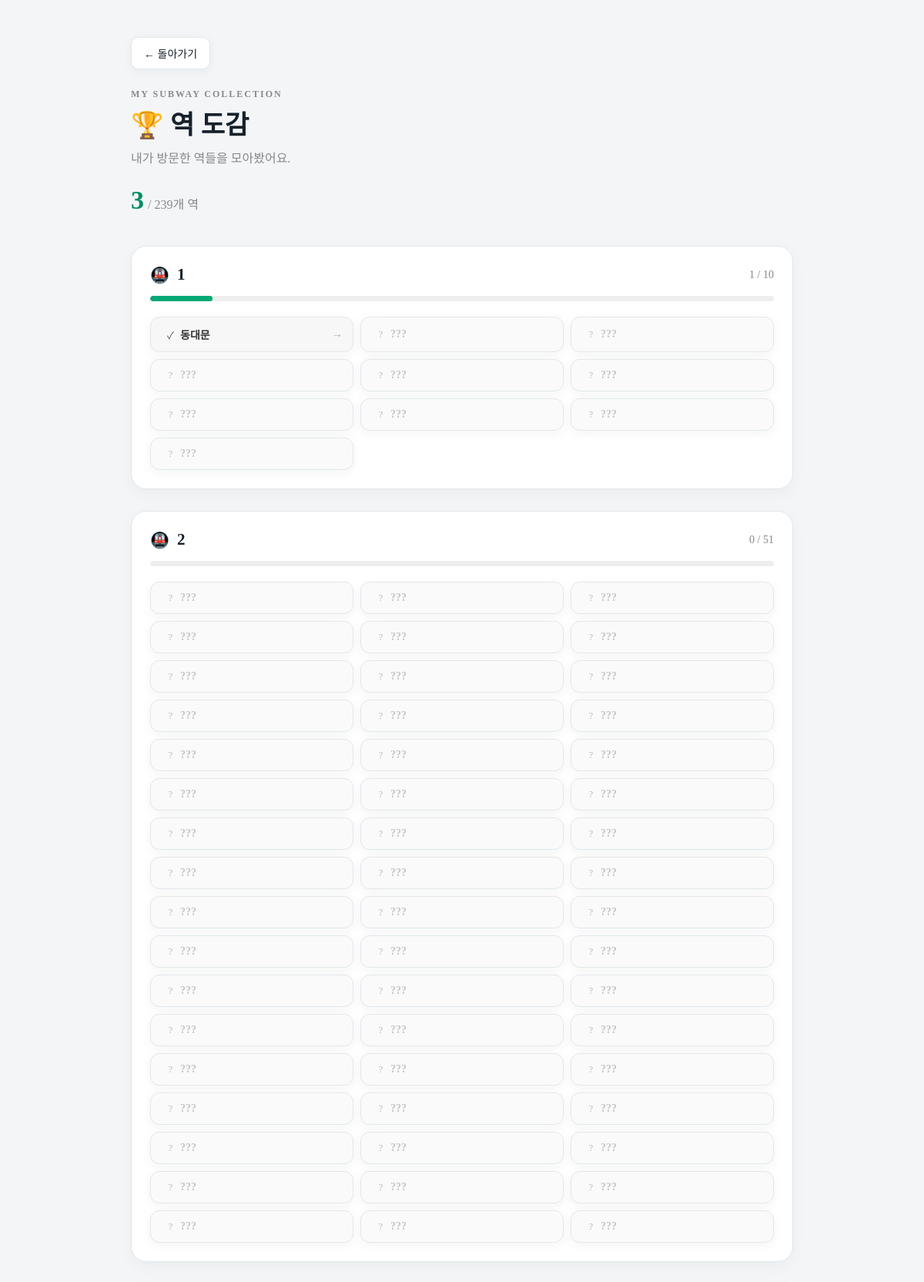
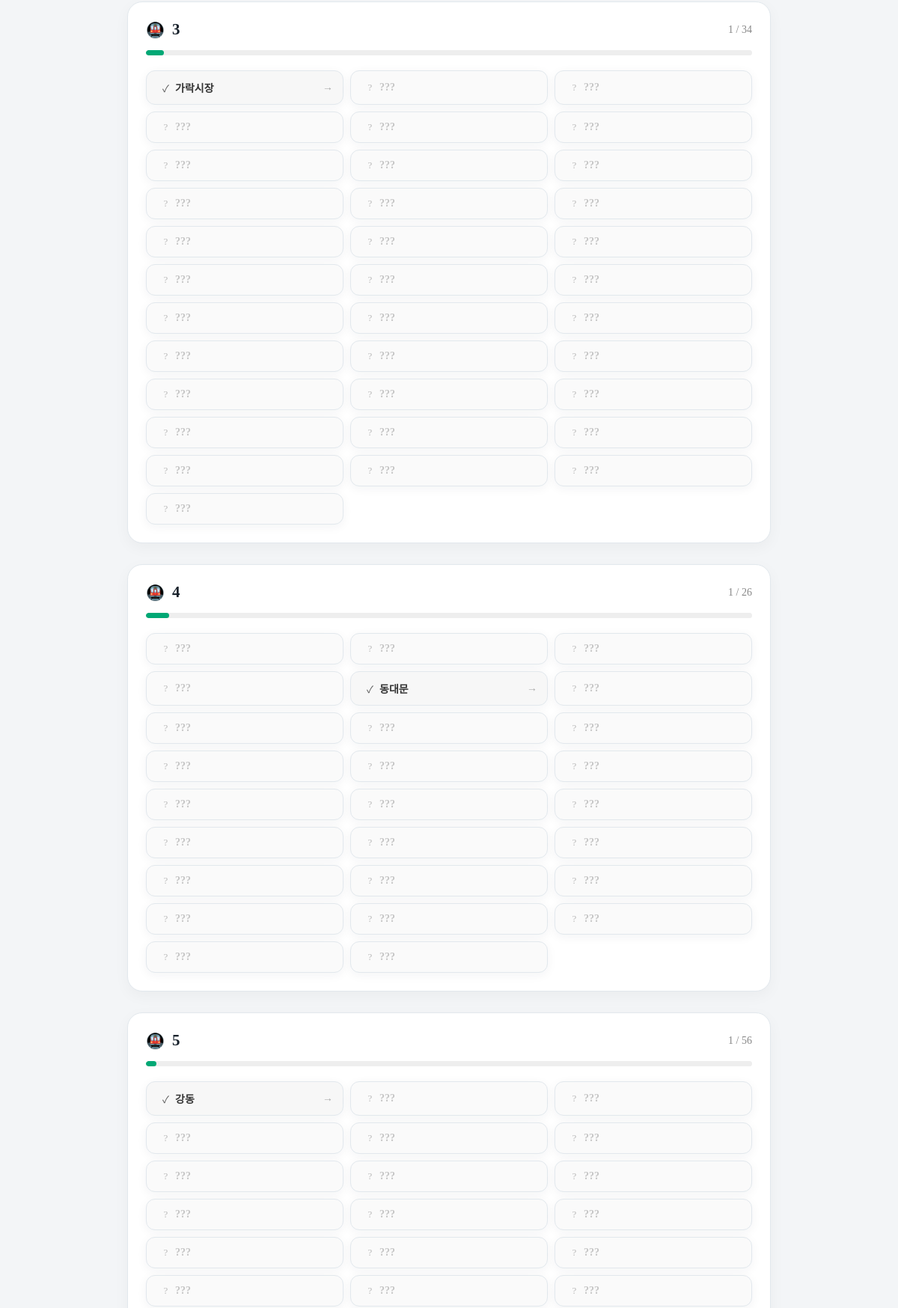
/collection (signed in, upper part), run on the app's committed database (2 pictures, top to bottom).
### tables this page shows
CREATE TABLE stations (
                id INTEGER PRIMARY KEY AUTOINCREMENT,
                name TEXT NOT NULL,
                latitude REAL,
                longitude REAL,
                is_favorite INTEGER DEFAULT 0
            , theme TEXT DEFAULT 'default', station_number TEXT);

### app.py (the view)
@app.route("/collection")
def collection():
    if not is_logged_in():
        return redirect(url_for("login"))
    user_id = session["user_id"]
    conn = get_db()
    stations = conn.execute(
        """
        SELECT
            stations.id,
            stations.name,
            stations.latitude,
            stations.longitude,

            GROUP_CONCAT(
                station_lines.line,
                ' · '
            ) AS lines,

            CASE
                WHEN EXISTS (
                    SELECT 1
                    FROM visits
                    WHERE visits.station_id = stations.id
                    AND visits.user_id = ?
                )
                THEN 1
                ELSE 0
            END AS visited

        FROM stations

        LEFT JOIN station_lines
            ON stations.id = station_lines.station_id

        GROUP BY stations.id
        ORDER BY stations.name
        """,
        (user_id,)
    ).fetchall()
    conn.close()
    line_groups = {}
    for station in stations:
        lines = station["lines"]
        if not lines:
            continue
        for line in lines.split(" · "):
            if line not in line_groups:
                line_groups[line] = []
            line_groups[line].append(station)
    def line_sort_key(line):
        try:
            return int(
                line.replace(
                    "호선",
                    ""
                ).strip()
            )
        except ValueError:
            return 999
    line_groups = dict(
        sorted(
            line_groups.items(),
            key=lambda item: line_sort_key(item[0])
        )
    )
    progress = get_progress(
        user_id
    )
    return render_template(
        "collection.html",
        line_groups=line_groups,
        progress=progress
    )

### app.py (called while the page is built)
def is_logged_in():
    user_id = session.get("user_id")
    if user_id is None:
        return False
    conn = get_db()
    try:
        user = conn.execute(
            "SELECT 1 FROM users WHERE id = ?",
            (user_id,)
        ).fetchone()
    finally:
        conn.close()
    if not user:
        session.clear()
        return False
    return True

def get_csrf_token():
    if "csrf_token" not in session:
        session["csrf_token"] = secrets.token_hex(32)
    return session["csrf_token"]

@app.context_processor
def inject_csrf_token():
    return {
        "csrf_token": get_csrf_token()
    }

@app.after_request
def add_security_headers(response):
    response.headers.setdefault("X-Content-Type-Options", "nosniff")
    response.headers.setdefault("Referrer-Policy", "strict-origin-when-cross-origin")
    response.headers.setdefault("X-Frame-Options", "SAMEORIGIN")
    return response

### database.py (called while the page is built)
def get_db():
    conn = sqlite3.connect(DB_NAME)
    conn.row_factory = sqlite3.Row
    return conn

def get_progress(user_id):
    conn = get_db()
    total_stations = conn.execute("""
        SELECT COUNT(*)
        FROM stations
    """).fetchone()[0]
    visited_stations = conn.execute("""
        SELECT COUNT(DISTINCT station_id)
        FROM visits
        WHERE user_id = ?
    """, (user_id,)).fetchone()[0]
    conn.close()
    progress = (
        visited_stations / total_stations * 100
        if total_stations
        else 0
    )
    return {
        "total": total_stations,
        "visited": visited_stations,
        "progress": progress
    }

### templates/collection.html (shortened to what this page needs)
<!DOCTYPE html>
<html lang="ko">
<head>
    <link
        rel="stylesheet"
        href="{{ url_for('static', filename='css/style.css') }}"
    >
</head>
<body>
<main class="collection-page">
    <header class="collection-header">
        <a
            href="{{ url_for('home') }}"
            class="back-button"
        >
            ← 돌아가기
        </a>
        <p class="home-subtitle">
            MY SUBWAY COLLECTION
        </p>
        <h1>
            🏆 역 도감
        </h1>
        <p>
            내가 방문한 역들을 모아봤어요.
        </p>
        <div class="collection-total">
            <strong>
                {{ progress["visited"] }}
            </strong>
            <span>
                / {{ progress["total"] }}개 역
            </span>
        </div>
    </header>
    <section class="collection-lines">
        {% for line, stations in line_groups.items() %}
            {% set visited_count =
                stations
                |selectattr("visited")
                |list
                |length
            %}
            <section class="line-collection">
                <div class="line-collection-header">
                    <div>
                        <span class="line-number">
                            🚇
                        </span>
                        <h2>
                            {{ line }}
                        </h2>
                    </div>
                    <span class="line-progress">
                        {{ visited_count }} / {{ stations|length }}
                    </span>
                </div>
                <div class="line-progress-bar">
                    <div
                        class="line-progress-fill"
                        data-progress="{{ (visited_count / stations|length * 100) }}"
                    ></div>
                </div>
                <div class="collection-stations">
                    {% for station in stations %}
                        {% if station["visited"] %}
                            <a
                                href="{{ url_for(
                                    'station_detail',
                                    station_id=station['id']
                                ) }}"
                                class="collection-station visited"
                            >
                                <div class="collection-station-icon">
                                    ✓
                                </div>
                                <div class="collection-station-info">
                                    <h3>
                                        {{ station["name"] }}
                                    </h3>
                                </div>
                                <span class="collection-station-arrow">
                                    →
                                </span>
                            </a>
                        {% else %}
                            <div
                                class="collection-station unvisited"
                            >
                                <div class="collection-station-icon">
                                    ?
                                </div>
                                <div class="collection-station-info">
                                    <h3>
                                        ???
                                    </h3>
                                </div>
                            </div>
                        {% endif %}
                    {% endfor %}
                </div>
            </section>
        {% endfor %}
    </section>
</main>
</body>
</html>

### data on the page
stations: name "동대문"
stations: name "가락시장"
stations: name "강동"

### other printed values
{{ progress["visited"] }} "3"
{{ progress["total"] }} "239"
{{ line }} "1" "2" "3" "4" "5"
{{ visited_count }} "1" "0" "1" "1" "1"
{{ stations|length }} "10" "51" "34" "26" "56"
